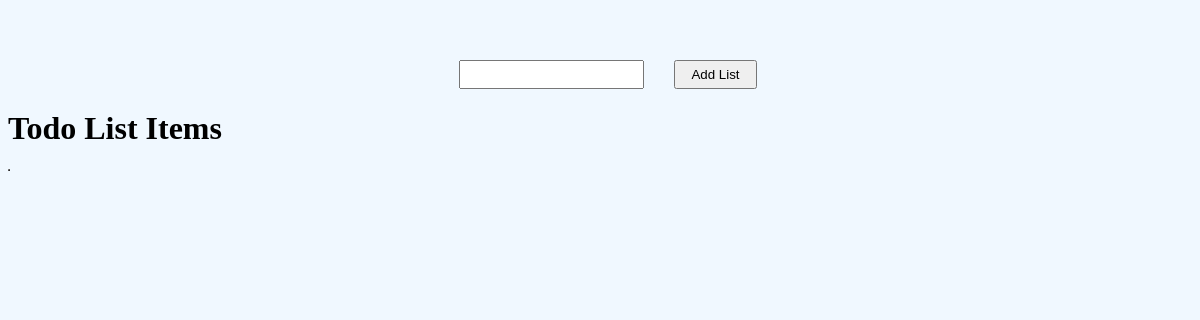
Before: / with the older database file.
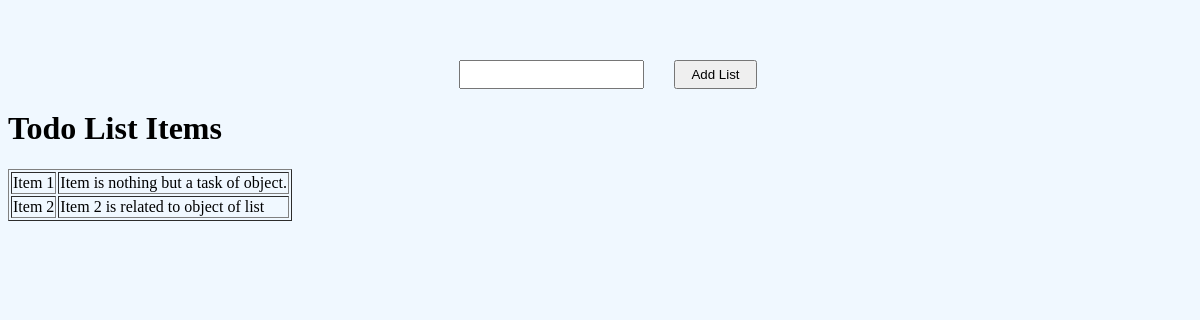
After: the same page with the newer database file.
### service/models.py (models this page shows)
class  Todo(models.Model):
    item = models.CharField(max_length=100)
    description = models.TextField()

### todoapp/views.py (the view)
# urls.py: 2. Add a URL to urlpatterns:  path('', views.home, name='home')
def home(request):
    todo_list = Todo.objects.all()
    data = {'todolist':todo_list}
    return render(request, 'home.html',data)

### templates/home.html (shortened to what this page needs)
{% load static %}
<!DOCTYPE html>
<html lang="en">
<head>
    <link rel="stylesheet" href="{% static 'css/style.css' %}">
</head>
<body>
    <section>
        <form action="" method="post">
            <div class="todo">
                <input type="text" name="list">
                <button type="submit">Add List</button>
            </div>
        </form>
    </section>
    <div class="list-item">
    <h1>Todo List Items</h1>
        <table border="1">
        {% for i in todolist %}
        <tr>
             <td>{{i.item}}</td>
             <td>{{i.description}}</td>
        </tr>
        {% endfor %}
        </table>
    </div>
</body>
</html>

### static/css/style.css (style rules this page uses)
body { background-color: aliceblue; width: 100%; height: 100vh; overflow: hidden; margin-top: 5%; }
section { width: 100%; display: flex; align-items: center; justify-content: center; }
.todo { display: flex; flex-direction: row; gap: 30px; }
button { padding: 5px 15px; }

Changed rows visible on the page:
added Todo: item "Item 1", description "Item is nothing but a task of object."
added Todo: item "Item 2", description "Item 2 is related to object of list"
